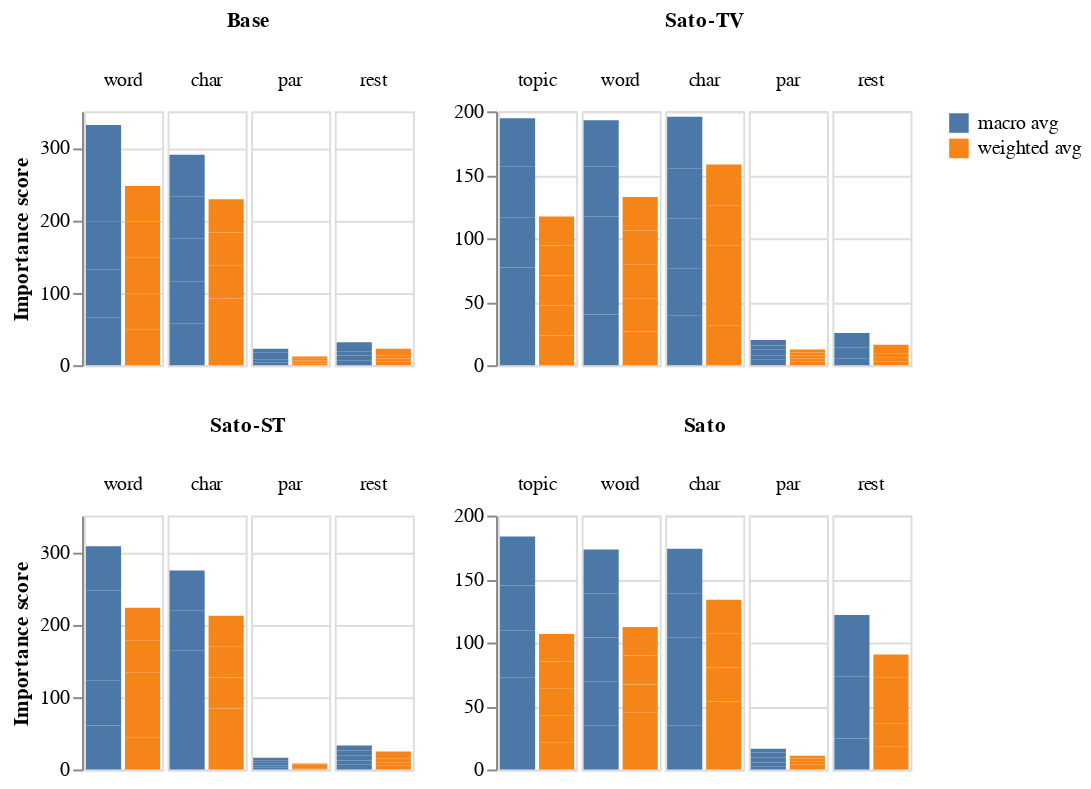

Write notebook code for a chart like this one.
### Markdown cell above
# Feature importance

### Code cell
col_width = 40
col_height = 130

chart1 = alt.Chart(FI_sherlock).mark_bar().encode(
        x = alt.X('Metric', title = None, axis = None),
        y = alt.Y('Score', title = 'Importance score' ),
        color = alt.Color('Metric'),
).properties(
            width=col_width,
            height=col_height
        ).facet(column = alt.Column("Feature_group",
                sort=['topic', 'word', 'char', 'par', 'rest'],
                title=naming['Base'])
       ) 
chart2 = alt.Chart(FI_LDA).mark_bar().encode(
        x = alt.X('Metric', title = None, axis = None),
        y = alt.Y('Score', title = None),
        color = alt.Color('Metric'),
).properties(
            width=col_width,
            height=col_height
        ).facet(column = alt.Column("Feature_group",
                sort=['topic', 'word', 'char', 'par', 'rest'],
                title=naming['SATO_LDA'])
       )  
chart3 = alt.Chart(FI_CRF).mark_bar().encode(
        x = alt.X('Metric', title = None, axis = None),
        y = alt.Y('Score', title = 'Importance score' ),
        color = alt.Color('Metric'),
).properties(
            width=col_width,
            height=col_height
        ).facet(column = alt.Column("Feature_group",
                sort=['topic', 'word', 'char', 'par', 'rest'],
                title=naming['SATO_CRF'])
       ) 
chart4 = alt.Chart(FI_CRF_LDA).mark_bar().encode(
        x = alt.X('Metric', title = None, axis = None),
        y = alt.Y('Score', title = None ),
        color = alt.Color('Metric'),
).properties(
            width=col_width,
            height=col_height
        ).facet(column = alt.Column("Feature_group",
                sort=['topic', 'word', 'char', 'par', 'rest'],
                title=naming['SATO'])
       ) 
alt.vconcat( alt.hconcat(chart1, chart2),alt.hconcat(chart3, chart4)).configure_facet(spacing=0.8).configure_legend(title=None)

### Figure 1 — Vega-Lite specification as saved in the notebook (floating-point values rounded to 4 significant figures)
{"config": {"view": {"continuousWidth": 400, "continuousHeight": 300}, "facet": {"spacing": 0.8}, "legend": {"title": null}}, "vconcat": [{"hconcat": [{"data": {"name": "data-2889f77f68820a6ad8f4a81b56a8fa2d"}, "facet": {"column": {"field": "Feature_group", "sort": ["topic", "word", "char", "par", "rest"], "title": "Base", "type": "nominal"}}, "spec": {"mark": "bar", "encoding": {"color": {"field": "Metric", "type": "nominal"}, "x": {"axis": null, "field": "Metric", "title": null, "type": "nominal"}, "y": {"field": "Score", "title": "Importance score", "type": "quantitative"}}, "height": 130, "width": 40}}, {"data": {"name": "data-2c3810174c2c3ebeadfa8b33bb03d6f4"}, "facet": {"column": {"field": "Feature_group", "sort": ["topic", "word", "char", "par", "rest"], "title": "Sato-TV", "type": "nominal"}}, "spec": {"mark": "bar", "encoding": {"color": {"field": "Metric", "type": "nominal"}, "x": {"axis": null, "field": "Metric", "title": null, "type": "nominal"}, "y": {"field": "Score", "title": null, "type": "quantitative"}}, "height": 130, "width": 40}}]}, {"hconcat": [{"data": {"name": "data-5f1a859d78469b3e5412c892a81b73f8"}, "facet": {"column": {"field": "Feature_group", "sort": ["topic", "word", "char", "par", "rest"], "title": "Sato-ST", "type": "nominal"}}, "spec": {"mark": "bar", "encoding": {"color": {"field": "Metric", "type": "nominal"}, "x": {"axis": null, "field": "Metric", "title": null, "type": "nominal"}, "y": {"field": "Score", "title": "Importance score", "type": "quantitative"}}, "height": 130, "width": 40}}, {"data": {"name": "data-4cdc0b3343006d154c2d901f49a794c3"}, "facet": {"column": {"field": "Feature_group", "sort": ["topic", "word", "char", "par", "rest"], "title": "Sato", "type": "nominal"}}, "spec": {"mark": "bar", "encoding": {"color": {"field": "Metric", "type": "nominal"}, "x": {"axis": null, "field": "Metric", "title": null, "type": "nominal"}, "y": {"field": "Score", "title": null, "type": "quantitative"}}, "height": 130, "width": 40}}]}], "$schema": "https://vega.github.io/schema/vega-lite/v4.17.0.json", "datasets": {"data-2889f77f68820a6ad8f4a81b56a8fa2d": [{"Feature_group": "char", "Metric": "macro avg", "Score": 57.85, "Seed": 1001}, {"Feature_group": "char", "Metric": "weighted avg", "Score": 45.94, "Seed": 1001}, {"Feature_group": "char", "Metric": "macro avg", "Score": 57.98, "Seed": 1002}, {"Feature_group": "char", "Metric": "weighted avg", "Score": 45.92, "Seed": 1002}, {"Feature_group": "char", "Metric": "macro avg", "Score": 59.31, "Seed": 1003}, {"Feature_group": "char", "Metric": "weighted avg", "Score": 46.04, "Seed": 1003}, {"Feature_group": "char", "Metric": "macro avg", "Score": 57.84, "Seed": 1004}, {"Feature_group": "char", "Metric": "weighted avg", "Score": 45.2, "Seed": 1004}, {"Feature_group": "char", "Metric": "macro avg", "Score": 57.05, "Seed": 1005}, {"Feature_group": "char", "Metric": "weighted avg", "Score": 45.68, "Seed": 1005}, {"Feature_group": "rest", "Metric": "macro avg", "Score": 6.309, "Seed": 1001}, {"Feature_group": "rest", "Metric": "weighted avg", "Score": 4.621, "Seed": 1001}, {"Feature_group": "rest", "Metric": "macro avg", "Score": 7.055, "Seed": 1002}, {"Feature_group": "rest", "Metric": "weighted avg", "Score": 4.569, "Seed": 1002}, {"Feature_group": "rest", "Metric": "macro avg", "Score": 5.795, "Seed": 1003}, {"Feature_group": "rest", "Metric": "weighted avg", "Score": 4.48, "Seed": 1003}, {"Feature_group": "rest", "Metric": "macro avg", "Score": 5.99, "Seed": 1004}, {"Feature_group": "rest", "Metric": "weighted avg", "Score": 4.481, "Seed": 1004}, {"Feature_group": "rest", "Metric": "macro avg", "Score": 6.574, "Seed": 1005}, {"Feature_group": "rest", "Metric": "weighted avg", "Score": 4.566, "Seed": 1005}, {"Feature_group": "par", "Metric": "macro avg", "Score": 4.017, "Seed": 1001}, {"Feature_group": "par", "Metric": "weighted avg", "Score": 2.382, "Seed": 1001}, {"Feature_group": "par", "Metric": "macro avg", "Score": 4.105, "Seed": 1002}, {"Feature_group": "par", "Metric": "weighted avg", "Score": 2.408, "Seed": 1002}, {"Feature_group": "par", "Metric": "macro avg", "Score": 4.499, "Seed": 1003}, {"Feature_group": "par", "Metric": "weighted avg", "Score": 2.217, "Seed": 1003}, {"Feature_group": "par", "Metric": "macro avg", "Score": 5.231, "Seed": 1004}, {"Feature_group": "par", "Metric": "weighted avg", "Score": 2.609, "Seed": 1004}, {"Feature_group": "par", "Metric": "macro avg", "Score": 4.708, "Seed": 1005}, {"Feature_group": "par", "Metric": "weighted avg", "Score": 2.492, "Seed": 1005}, {"Feature_group": "word", "Metric": "macro avg", "Score": 65.96, "Seed": 1001}, {"Feature_group": "word", "Metric": "weighted avg", "Score": 49.42, "Seed": 1001}, {"Feature_group": "word", "Metric": "macro avg", "Score": 66.27, "Seed": 1002}, {"Feature_group": "word", "Metric": "weighted avg", "Score": 49.24, "Seed": 1002}, {"Feature_group": "word", "Metric": "macro avg", "Score": 66.17, "Seed": 1003}, {"Feature_group": "word", "Metric": "weighted avg", "Score": 49.46, "Seed": 1003}, {"Feature_group": "word", "Metric": "macro avg", "Score": 66.64, "Seed": 1004}, {"Feature_group": "word", "Metric": "weighted avg", "Score": 49.92, "Seed": 1004}, {"Feature_group": "word", "Metric": "macro avg", "Score": 66.25, "Seed": 1005}, {"Feature_group": "word", "Metric": "weighted avg", "Score": 49.1, "Seed": 1005}], "data-2c3810174c2c3ebeadfa8b33bb03d6f4": [{"Feature_group": "char", "Metric": "macro avg", "Score": 39.04, "Seed": 1001}, {"Feature_group": "char", "Metric": "weighted avg", "Score": 31.42, "Seed": 1001}, {"Feature_group": "char", "Metric": "macro avg", "Score": 37.36, "Seed": 1002}, {"Feature_group": "char", "Metric": "weighted avg", "Score": 31.77, "Seed": 1002}, {"Feature_group": "char", "Metric": "macro avg", "Score": 39.36, "Seed": 1003}, {"Feature_group": "char", "Metric": "weighted avg", "Score": 31.34, "Seed": 1003}, {"Feature_group": "char", "Metric": "macro avg", "Score": 39.35, "Seed": 1004}, {"Feature_group": "char", "Metric": "weighted avg", "Score": 31.55, "Seed": 1004}, {"Feature_group": "char", "Metric": "macro avg", "Score": 40.57, "Seed": 1005}, {"Feature_group": "char", "Metric": "weighted avg", "Score": 31.94, "Seed": 1005}, {"Feature_group": "rest", "Metric": "macro avg", "Score": 5.056, "Seed": 1001}, {"Feature_group": "rest", "Metric": "weighted avg", "Score": 3.217, "Seed": 1001}, {"Feature_group": "rest", "Metric": "macro avg", "Score": 4.483, "Seed": 1002}, {"Feature_group": "rest", "Metric": "weighted avg", "Score": 3.007, "Seed": 1002}, {"Feature_group": "rest", "Metric": "macro avg", "Score": 4.662, "Seed": 1003}, {"Feature_group": "rest", "Metric": "weighted avg", "Score": 3.215, "Seed": 1003}, {"Feature_group": "rest", "Metric": "macro avg", "Score": 5.615, "Seed": 1004}, {"Feature_group": "rest", "Metric": "weighted avg", "Score": 3.338, "Seed": 1004}, {"Feature_group": "rest", "Metric": "macro avg", "Score": 5.597, "Seed": 1005}, {"Feature_group": "rest", "Metric": "weighted avg", "Score": 3.369, "Seed": 1005}, {"Feature_group": "par", "Metric": "macro avg", "Score": 4.706, "Seed": 1001}, {"Feature_group": "par", "Metric": "weighted avg", "Score": 2.666, "Seed": 1001}, {"Feature_group": "par", "Metric": "macro avg", "Score": 3.224, "Seed": 1002}, {"Feature_group": "par", "Metric": "weighted avg", "Score": 2.59, "Seed": 1002}, {"Feature_group": "par", "Metric": "macro avg", "Score": 4.289, "Seed": 1003}, {"Feature_group": "par", "Metric": "weighted avg", "Score": 2.465, "Seed": 1003}, {"Feature_group": "par", "Metric": "macro avg", "Score": 3.376, "Seed": 1004}, {"Feature_group": "par", "Metric": "weighted avg", "Score": 2.358, "Seed": 1004}, {"Feature_group": "par", "Metric": "macro avg", "Score": 4.239, "Seed": 1005}, {"Feature_group": "par", "Metric": "weighted avg", "Score": 2.388, "Seed": 1005}, {"Feature_group": "word", "Metric": "macro avg", "Score": 40.01, "Seed": 1001}, {"Feature_group": "word", "Metric": "weighted avg", "Score": 26.56, "Seed": 1001}, {"Feature_group": "word", "Metric": "macro avg", "Score": 38.12, "Seed": 1002}, {"Feature_group": "word", "Metric": "weighted avg", "Score": 26.27, "Seed": 1002}, {"Feature_group": "word", "Metric": "macro avg", "Score": 39.04, "Seed": 1003}, {"Feature_group": "word", "Metric": "weighted avg", "Score": 26.69, "Seed": 1003}, {"Feature_group": "word", "Metric": "macro avg", "Score": 39.08, "Seed": 1004}, {"Feature_group": "word", "Metric": "weighted avg", "Score": 26.6, "Seed": 1004}, {"Feature_group": "word", "Metric": "macro avg", "Score": 36.73, "Seed": 1005}, {"Feature_group": "word", "Metric": "weighted avg", "Score": 26.33, "Seed": 1005}, {"Feature_group": "topic", "Metric": "macro avg", "Score": 38.03, "Seed": 1001}, {"Feature_group": "topic", "Metric": "weighted avg", "Score": 23.49, "Seed": 1001}, {"Feature_group": "topic", "Metric": "macro avg", "Score": 38.99, "Seed": 1002}, {"Feature_group": "topic", "Metric": "weighted avg", "Score": 23.61, "Seed": 1002}, {"Feature_group": "topic", "Metric": "macro avg", "Score": 39.59, "Seed": 1003}, {"Feature_group": "topic", "Metric": "weighted avg", "Score": 23.53, "Seed": 1003}, {"Feature_group": "topic", "Metric": "macro avg", "Score": 40.04, "Seed": 1004}, {"Feature_group": "topic", "Metric": "weighted avg", "Score": 23.64, "Seed": 1004}, {"Feature_group": "topic", "Metric": "macro avg", "Score": 37.99, "Seed": 1005}, {"Feature_group": "topic", "Metric": "weighted avg", "Score": 22.94, "Seed": 1005}], "data-5f1a859d78469b3e5412c892a81b73f8": [{"Feature_group": "char", "Metric": "macro avg", "Score": 55.79, "Seed": 1001}, {"Feature_group": "char", "Metric": "weighted avg", "Score": 42.12, "Seed": 1001}, {"Feature_group": "char", "Metric": "macro avg", "Score": 53.88, "Seed": 1002}, {"Feature_group": "char", "Metric": "weighted avg", "Score": 42.08, "Seed": 1002}, {"Feature_group": "char", "Metric": "macro avg", "Score": 54.52, "Seed": 1003}, {"Feature_group": "char", "Metric": "weighted avg", "Score": 42.46, "Seed": 1003}, {"Feature_group": "char", "Metric": "macro avg", "Score": 54.47, "Seed": 1004}, {"Feature_group": "char", "Metric": "weighted avg", "Score": 42.5, "Seed": 1004}, {"Feature_group": "char", "Metric": "macro avg", "Score": 55.62, "Seed": 1005}, {"Feature_group": "char", "Metric": "weighted avg", "Score": 42.67, "Seed": 1005}, {"Feature_group": "rest", "Metric": "macro avg", "Score": 6.603, "Seed": 1001}, {"Feature_group": "rest", "Metric": "weighted avg", "Score": 5.019, "Seed": 1001}, {"Feature_group": "rest", "Metric": "macro avg", "Score": 5.82, "Seed": 1002}, {"Feature_group": "rest", "Metric": "weighted avg", "Score": 4.822, "Seed": 1002}, {"Feature_group": "rest", "Metric": "macro avg", "Score": 7.042, "Seed": 1003}, {"Feature_group": "rest", "Metric": "weighted avg", "Score": 5.043, "Seed": 1003}, {"Feature_group": "rest", "Metric": "macro avg", "Score": 6.832, "Seed": 1004}, {"Feature_group": "rest", "Metric": "weighted avg", "Score": 4.965, "Seed": 1004}, {"Feature_group": "rest", "Metric": "macro avg", "Score": 6.724, "Seed": 1005}, {"Feature_group": "rest", "Metric": "weighted avg", "Score": 5.066, "Seed": 1005}, {"Feature_group": "par", "Metric": "macro avg", "Score": 3.169, "Seed": 1001}, {"Feature_group": "par", "Metric": "weighted avg", "Score": 1.639, "Seed": 1001}, {"Feature_group": "par", "Metric": "macro avg", "Score": 2.34, "Seed": 1002}, {"Feature_group": "par", "Metric": "weighted avg", "Score": 1.62, "Seed": 1002}, {"Feature_group": "par", "Metric": "macro avg", "Score": 3.836, "Seed": 1003}, {"Feature_group": "par", "Metric": "weighted avg", "Score": 1.655, "Seed": 1003}, {"Feature_group": "par", "Metric": "macro avg", "Score": 2.845, "Seed": 1004}, {"Feature_group": "par", "Metric": "weighted avg", "Score": 1.611, "Seed": 1004}, {"Feature_group": "par", "Metric": "macro avg", "Score": 3.908, "Seed": 1005}, {"Feature_group": "par", "Metric": "weighted avg", "Score": 1.838, "Seed": 1005}, {"Feature_group": "word", "Metric": "macro avg", "Score": 60.79, "Seed": 1001}, {"Feature_group": "word", "Metric": "weighted avg", "Score": 44.44, "Seed": 1001}, {"Feature_group": "word", "Metric": "macro avg", "Score": 61.52, "Seed": 1002}, {"Feature_group": "word", "Metric": "weighted avg", "Score": 44.34, "Seed": 1002}, {"Feature_group": "word", "Metric": "macro avg", "Score": 61.7, "Seed": 1003}, {"Feature_group": "word", "Metric": "weighted avg", "Score": 44.46, "Seed": 1003}, {"Feature_group": "word", "Metric": "macro avg", "Score": 62.26, "Seed": 1004}, {"Feature_group": "word", "Metric": "weighted avg", "Score": 45.01, "Seed": 1004}, {"Feature_group": "word", "Metric": "macro avg", "Score": 61.6, "Seed": 1005}, {"Feature_group": "word", "Metric": "weighted avg", "Score": 44.59, "Seed": 1005}], "data-4cdc0b3343006d154c2d901f49a794c3": [{"Feature_group": "char", "Metric": "macro avg", "Score": 34.81, "Seed": 1001}, {"Feature_group": "char", "Metric": "weighted avg", "Score": 27.1, "Seed": 1001}, {"Feature_group": "char", "Metric": "macro avg", "Score": 35.77, "Seed": 1002}, {"Feature_group": "char", "Metric": "weighted avg", "Score": 26.53, "Seed": 1002}, {"Feature_group": "char", "Metric": "macro avg", "Score": 33.57, "Seed": 1003}, {"Feature_group": "char", "Metric": "weighted avg", "Score": 26.66, "Seed": 1003}, {"Feature_group": "char", "Metric": "macro avg", "Score": 34.61, "Seed": 1004}, {"Feature_group": "char", "Metric": "weighted avg", "Score": 26.64, "Seed": 1004}, {"Feature_group": "char", "Metric": "macro avg", "Score": 35.05, "Seed": 1005}, {"Feature_group": "char", "Metric": "weighted avg", "Score": 26.68, "Seed": 1005}, {"Feature_group": "rest", "Metric": "macro avg", "Score": 24.5, "Seed": 1001}, {"Feature_group": "rest", "Metric": "weighted avg", "Score": 18.36, "Seed": 1001}, {"Feature_group": "rest", "Metric": "macro avg", "Score": 23.87, "Seed": 1002}, {"Feature_group": "rest", "Metric": "weighted avg", "Score": 18.03, "Seed": 1002}, {"Feature_group": "rest", "Metric": "macro avg", "Score": 25.12, "Seed": 1003}, {"Feature_group": "rest", "Metric": "weighted avg", "Score": 18.32, "Seed": 1003}, {"Feature_group": "rest", "Metric": "macro avg", "Score": 24.57, "Seed": 1004}, {"Feature_group": "rest", "Metric": "weighted avg", "Score": 17.97, "Seed": 1004}, {"Feature_group": "rest", "Metric": "macro avg", "Score": 23.72, "Seed": 1005}, {"Feature_group": "rest", "Metric": "weighted avg", "Score": 17.85, "Seed": 1005}, {"Feature_group": "par", "Metric": "macro avg", "Score": 2.249, "Seed": 1001}, {"Feature_group": "par", "Metric": "weighted avg", "Score": 2.023, "Seed": 1001}, {"Feature_group": "par", "Metric": "macro avg", "Score": 3.226, "Seed": 1002}, {"Feature_group": "par", "Metric": "weighted avg", "Score": 2.188, "Seed": 1002}, {"Feature_group": "par", "Metric": "macro avg", "Score": 4.048, "Seed": 1003}, {"Feature_group": "par", "Metric": "weighted avg", "Score": 2.238, "Seed": 1003}, {"Feature_group": "par", "Metric": "macro avg", "Score": 3.827, "Seed": 1004}, {"Feature_group": "par", "Metric": "weighted avg", "Score": 2.198, "Seed": 1004}, {"Feature_group": "par", "Metric": "macro avg", "Score": 3.004, "Seed": 1005}, {"Feature_group": "par", "Metric": "weighted avg", "Score": 2.143, "Seed": 1005}, {"Feature_group": "word", "Metric": "macro avg", "Score": 34.81, "Seed": 1001}, {"Feature_group": "word", "Metric": "weighted avg", "Score": 22.5, "Seed": 1001}, {"Feature_group": "word", "Metric": "macro avg", "Score": 34.74, "Seed": 1002}, {"Feature_group": "word", "Metric": "weighted avg", "Score": 22.12, "Seed": 1002}, {"Feature_group": "word", "Metric": "macro avg", "Score": 34.4, "Seed": 1003}, {"Feature_group": "word", "Metric": "weighted avg", "Score": 22.39, "Seed": 1003}, {"Feature_group": "word", "Metric": "macro avg", "Score": 34.38, "Seed": 1004}, {"Feature_group": "word", "Metric": "weighted avg", "Score": 22.81, "Seed": 1004}, {"Feature_group": "word", "Metric": "macro avg", "Score": 34.86, "Seed": 1005}, {"Feature_group": "word", "Metric": "weighted avg", "Score": 22.43, "Seed": 1005}, {"Feature_group": "topic", "Metric": "macro avg", "Score": 35.79, "Seed": 1001}, {"Feature_group": "topic", "Metric": "weighted avg", "Score": 21.09, "Seed": 1001}, {"Feature_group": "topic", "Metric": "macro avg", "Score": 36.55, "Seed": 1002}, {"Feature_group": "topic", "Metric": "weighted avg", "Score": 21.18, "Seed": 1002}, {"Feature_group": "topic", "Metric": "macro avg", "Score": 36.97, "Seed": 1003}, {"Feature_group": "topic", "Metric": "weighted avg", "Score": 21.39, "Seed": 1003}, {"Feature_group": "topic", "Metric": "macro avg", "Score": 35.61, "Seed": 1004}, {"Feature_group": "topic", "Metric": "weighted avg", "Score": 21.43, "Seed": 1004}, {"Feature_group": "topic", "Metric": "macro avg", "Score": 38.66, "Seed": 1005}, {"Feature_group": "topic", "Metric": "weighted avg", "Score": 21.56, "Seed": 1005}]}}
